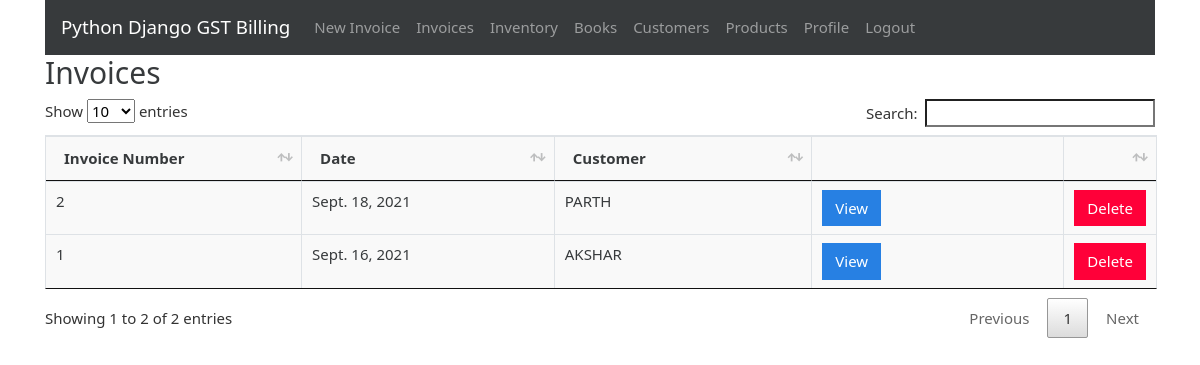
Page /invoices (signed in) on the committed database.
### gstbillingapp/models.py (models this page shows, shortened)
class Invoice(models.Model):
    user = models.ForeignKey(User, null=True, blank=True, on_delete=models.SET_NULL)
    invoice_number = models.IntegerField()
    invoice_date = models.DateField()
    invoice_customer = models.ForeignKey(
        'Customer',
        on_delete=models.SET_NULL,
        null=True
    )
    invoice_json = models.TextField()
    inventory_reflected = models.BooleanField(default=True)
    books_reflected = models.BooleanField(default=True)

class Customer(models.Model):
    user = models.ForeignKey(User, null=True, blank=True, on_delete=models.SET_NULL)
    customer_name = models.CharField(max_length=200)
    customer_address = models.TextField(max_length=600, blank=True, null=True)
    customer_phone = models.CharField(max_length=14, blank=True, null=True)
    customer_gst = models.CharField(max_length=15, blank=True, null=True)
    def __str__(self):
        return self.customer_name

### gstbillingapp/views.py (the view)
# urls.py: path('invoices', views.invoices, name='invoices'),
@login_required
def invoices(request):
    context = {}
    context['invoices'] = Invoice.objects.filter(user=request.user).order_by('-id')
    return render(request, 'gstbillingapp/invoices.html', context)

### gstbillingapp/templates/gstbillingapp/invoices.html (shortened to what this page needs)
{% extends "gstbillingapp/base.html" %}
{% load static %}
{% block content %}
		<h2>Invoices</h2>
		<table class="table table-bordered" id="invoice-table">
		<thead>
			<tr>
				<th>Invoice Number</th>
				<th>Date</th>
				<th>Customer</th>
				<th></th>
				<th></th>
			</tr>
		</thead>
		<tbody class="two-col-form">
			{% for invoice in invoices %}
			<tr>
 				<td>{{invoice.invoice_number}}</td>
 				<td>{{invoice.invoice_date}}</td>
 				<td>{{invoice.invoice_customer}}</td>
				 <td><a href="{% url 'invoice_viewer' invoice.id %}"><button type="button" class="btn btn-primary">View</button></a></td>
				 <td><button type="button" class="btn btn-danger" data-toggle="modal" data-target="#invoiceDeleteModal" data-invoice-id="{{invoice.id}}" data-invoice-number="{{invoice.invoice_number}}, for {{invoice.invoice_customer}}">Delete</button></td>
			</tr>
			{% endfor %}
		</tbody>
		</table>
{% endblock %}

### gstbillingapp/static/gstbillingapp/main.css (style rules this page uses)
.table-bordered td, .table-bordered th { padding: 0.25em; }
.table-bordered tbody td, .table-bordered tbody th, .table-bordered thead th, .table-bordered thead td { background: #f9f9f9; }
.two-col-form td, .two-col-form th { width: 25%; }

### rows in the picture
Invoice: invoice_number "2", invoice_date "Sept. 18, 2021", invoice_customer "PARTH"
Invoice: invoice_number "1", invoice_date "Sept. 16, 2021", invoice_customer "AKSHAR"
